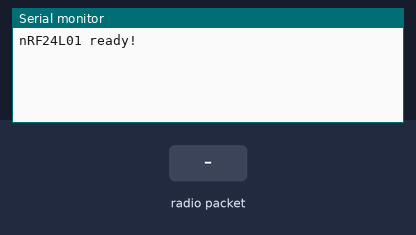
Recording of a sketch running on a simulated Arduino Uno, built with avr-gcc and run on an emulated ATmega328P. On the bench: the last lines printed to the serial monitor. The inputs (shaded band) are chosen by the test bench. No radio packets arrive unless stated.

Above: at 1.2 s.
1.3 s: radio packet "1" arrives
At 2.4 s:
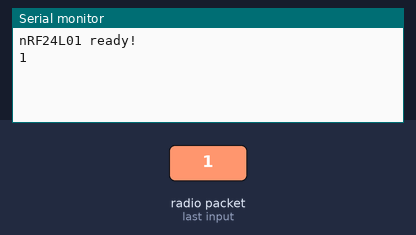
2.8 s: radio packet "0" arrives
At 3.5 s:
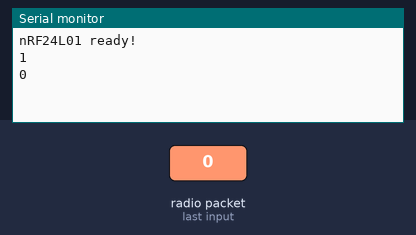
4.3 s: radio packet "2" arrives
At 4.7 s:
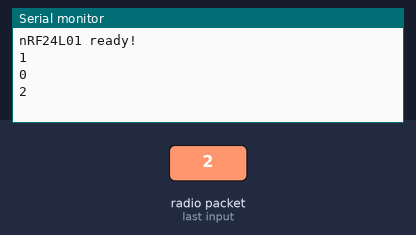

Measured:
- after the input at 1.3 s, the serial monitor: prints a new line at once (image 1)
- after the input at 2.8 s, the serial monitor: prints a new line at once (image 2)
- after the input at 4.3 s, the serial monitor: prints a new line at once (image 3)

The sketch:

receive.ino
```cpp
#include <SPI.h>
#include "RF24.h"

//RF24 rf24(D0, D8); // CE腳, CSN腳
RF24 rf24(7,8);
const byte addr[] = "1Node";
const byte pipe = 1;  // 指定通道編號

void setup() {
  Serial.begin(9600);
  rf24.begin();
  rf24.setChannel(83);  // 設定頻道編號
  rf24.setPALevel(RF24_PA_MAX);
  rf24.setDataRate(RF24_1MBPS);
  rf24.openReadingPipe(pipe, addr);  // 開啟通道和位址
  rf24.startListening();  // 開始監聽無線廣播
  Serial.println("nRF24L01 ready!");
}

void loop() {
  /*if (rf24.available()>0) {
    char msg[128] = "";
    rf24.read(&msg, sizeof(msg));
    Serial.println(msg); // 顯示訊息內容
    String rmsg="ok";
    rf24.write(&rmsg[0], 40);
    delay(200);
  }*/
   if (rf24.available(&pipe)) {
    char msg[32] = "";
    rf24.read(&msg, sizeof(msg));
    Serial.println(msg); // 顯示訊息內容
  }
}
```
